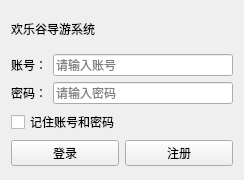
<?xml version="1.0" encoding="UTF-8"?>
<ui version="4.0">
 <class>LoginWidget</class>
 <widget class="QWidget" name="LoginWidget">
  <property name="geometry">
   <rect>
    <x>0</x>
    <y>0</y>
    <width>244</width>
    <height>180</height>
   </rect>
  </property>
  <property name="windowTitle">
   <string>Form</string>
  </property>
  <property name="windowIcon">
   <iconset resource="Icon.qrc">
    <normaloff>:/Icon/Icon/login.ico</normaloff>:/Icon/Icon/login.ico</iconset>
  </property>
  <widget class="QWidget" name="layoutWidget">
   <property name="geometry">
    <rect>
     <x>11</x>
     <y>10</y>
     <width>222</width>
     <height>156</height>
    </rect>
   </property>
   <layout class="QVBoxLayout" name="verticalLayout">
    <item>
     <widget class="QLabel" name="label">
      <property name="text">
       <string>欢乐谷导游系统</string>
      </property>
     </widget>
    </item>
    <item>
     <layout class="QHBoxLayout" name="horizontalLayout_3">
      <item>
       <widget class="QLabel" name="label_2">
        <property name="text">
         <string>账号：</string>
        </property>
       </widget>
      </item>
      <item>
       <widget class="QLineEdit" name="accountEdit">
        <property name="placeholderText">
         <string>请输入账号</string>
        </property>
       </widget>
      </item>
     </layout>
    </item>
    <item>
     <layout class="QHBoxLayout" name="horizontalLayout_2">
      <item>
       <widget class="QLabel" name="label_3">
        <property name="text">
         <string>密码：</string>
        </property>
       </widget>
      </item>
      <item>
       <widget class="QLineEdit" name="passwordEidt">
        <property name="placeholderText">
         <string>请输入密码</string>
        </property>
       </widget>
      </item>
     </layout>
    </item>
    <item>
     <widget class="QCheckBox" name="checkBox">
      <property name="text">
       <string>记住账号和密码</string>
      </property>
     </widget>
    </item>
    <item>
     <layout class="QHBoxLayout" name="horizontalLayout">
      <item>
       <widget class="QPushButton" name="LoginBtn">
        <property name="text">
         <string>登录</string>
        </property>
       </widget>
      </item>
      <item>
       <widget class="QPushButton" name="zhucBtn">
        <property name="text">
         <string>注册</string>
        </property>
       </widget>
      </item>
     </layout>
    </item>
   </layout>
  </widget>
 </widget>
 <resources>
  <include location="Icon.qrc"/>
 </resources>
 <connections/>
</ui>
